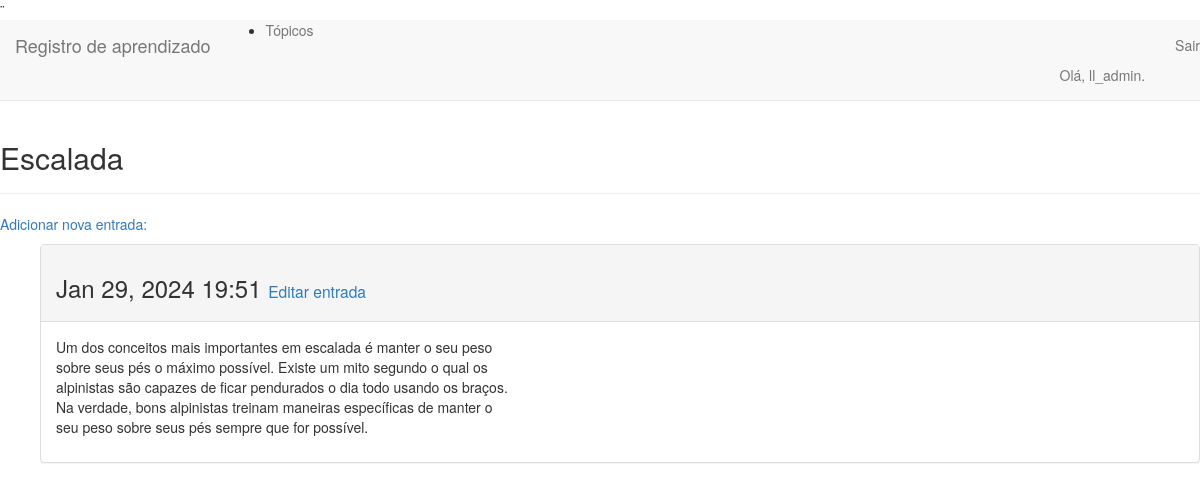
The page /topics/2/ (signed in) on the database its author committed.
### learning_logs/models.py (models this page shows, shortened)
class Topic(models.Model):
    text = models.CharField(max_length=200)
    date_added = models.DateTimeField(auto_now_add=True)
    owner = models.ForeignKey(User, on_delete=models.CASCADE)
    def __str__(self):
        return self.text

class Entry(models.Model):
    topic = models.ForeignKey(Topic, on_delete=models.CASCADE)
    text = models.TextField()
    date_added = models.DateTimeField(auto_now_add=True)
    class Meta:
        verbose_name_plural = 'entries'

### learning_logs/views.py (the view)
# urls.py: path('topics/<int:topic_id>/', views.topic, name='topic'),
@login_required
def topic(request, topic_id):
    topic = Topic.objects.get(id=topic_id)
    if topic.owner !=   request.user:
        raise Http404
    entries = topic.entry_set.order_by('-date_added')
    context = {'topic': topic, 'entries':entries}
    return render(request, 'learning_logs/topic.html', context)

### learning_logs/templates/learning_logs/topic.html
{% extends 'learning_logs/base.html'%}
{% block header %}
    <h2>{{ topic }}</h2>
{% endblock header %}
{% block content %}
        <p> <a href="{% url 'learning_logs:new_entry' topic.id %}">Adicionar nova entrada:</a></p>
        <ul>
            {% if topic %}
                {% for entry in entries %}
                <div class="panel panel-default">
                    <div class="panel-heading">
                        <h3>{{ entry.date_added|date:'M d, Y H:i' }}
                        <small><a href="{% url 'learning_logs:edit_entry' entry.id %}">Editar entrada</a></small></h3>
                    </div>
                    <div class="panel-body">
                        {{ entry.text|linebreaks }}
                    </div>
                </div>
                {% endfor %}
            {% else %}
                <li> Não tem entradas ainda.</li>
            {% endif %}
        </ul>
{% endblock content %}

### learning_logs/templates/learning_logs/base.html (shortened to what this page needs)
{% load bootstrap3 %}
<!DOCTYPE html>
    <html lang="pt-br">
        <head>
            {% bootstrap_css %}
        </head>¨
        <body>
            <nav class="navbar navbar-default navbar-static-top">
                <div class="cointainer">
                            <a class="navbar-brand" href="{% url 'learning_logs:index' %}"> Registro de aprendizado</a>
                        </div>
                        <div id="navbar" class="navbar-collapse collapse">
                            <ul class="navbar-nav">
                                <li><a href="{% url 'learning_logs:topics' %}">Tópicos</li>
                            </ul>
                            <ul class="nav navbar-nav navbar-right">
                                {% if user.is_authenticated %}
                                <li><a>Olá, {{ user.username }}.</a></li>
                                <li><a href="{% url 'users:logout' %}">Sair</a></li>
                                {% else %}
                                <li><a href="{% url 'users:register' %}">Registrar</a></li>
                                <li><a href="{% url 'users:login' %}">Logar</a></li>
                                {% endif %}
                            </ul>
                        </div>
            </nav>
            <div class="cointainer">
                <div class="page-header">
                    {% block header %}
                    {% endblock header %}
                </div>
            <div>
                {% block content %}
                {% endblock content %}
            </div>
            </div>
        </body>
    </html>

### rows shown on the page
Topic: text "Escalada"
Entry: date_added "Jan 29, 2024 19:51", text "Um dos conceitos mais importantes em escalada é manter o seu peso sobre seus pés o máximo possível. Existe um mito segundo o qual os alpinistas são capazes de ficar pendurados o dia todo usando os braços. Na verdade, bons alpinistas treinam maneiras específicas de manter o seu peso sobre seus pés sempre que for possível."

### other values the page prints
{{ user.username }} "ll_admin"
